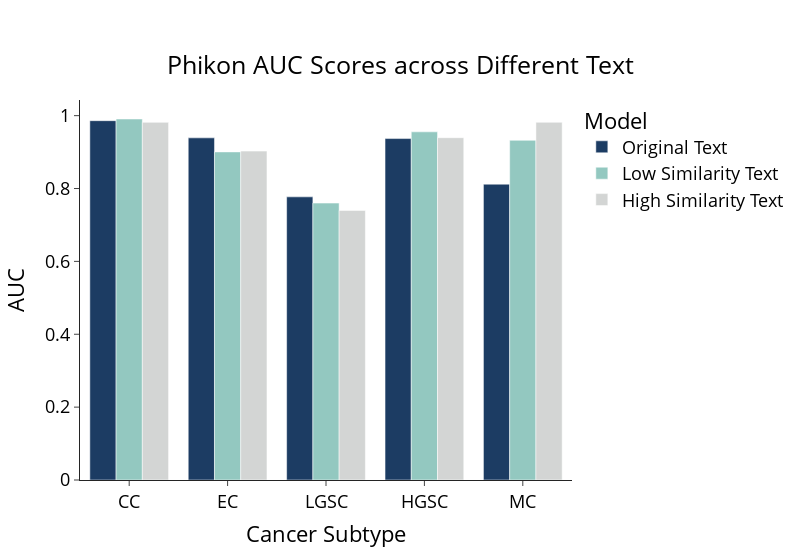

Notebook code for this chart:
### Code cell
plotdata_clip_low = pd.DataFrame({
    'Original Text': [0.9862, 0.9390, 0.7771, 0.9371, 0.8119],
    'Low Similarity Text': [0.9908, 0.9005, 0.7600, 0.9556, 0.9323],
    'High Similarity Text': [0.9816, 0.9027, 0.7400, 0.9395, 0.9818]},
    index=['CC', 'EC', 'LGSC', 'HGSC', 'MC'])

plotdata_melted = plotdata_clip_low.reset_index().melt(id_vars=['index'], var_name='Model', value_name='AUC')

# Create a grouped bar chart
custom_colors = ['#1c3c63', '#93c8c0', '#d3d5d4']
fig = px.bar(plotdata_melted, x='index', y='AUC', color='Model', barmode='group',
             title='Phikon AUC Scores across Different Text',
             labels={'index': 'Cancer Subtype'},
             color_discrete_sequence=custom_colors)

fig.update_layout(
    title={
        'text': 'Phikon AUC Scores across Different Text',
        'y': 0.9,  # You can adjust the y-position to move the title up or down
        'x': 0.5,  # x=0.5 centers the title
        'xanchor': 'center',  # ensures that the x-position is the center of the title
        'yanchor': 'top'  # ensures that the y-position is the top of the title
    },
    width=800
)

# Show the plot
fig.show()
fig.write_image("DiffSimilarity_AUC.png")

### Figure 1 — Plotly figure (JSON) as saved in the notebook; plotly's stock layout.template omitted (floating-point values rounded to 4 significant figures)
{"data": [{"alignmentgroup": "True", "hovertemplate": "Model=Original Text<br>Cancer Subtype=%{x}<br>AUC=%{y}<extra></extra>", "legendgroup": "Original Text", "marker": {"color": "#1c3c63", "pattern": {"shape": ""}}, "name": "Original Text", "offsetgroup": "Original Text", "orientation": "v", "showlegend": true, "textposition": "auto", "type": "bar", "x": ["CC", "EC", "LGSC", "HGSC", "MC"], "xaxis": "x", "y": [0.9862, 0.939, 0.7771, 0.9371, 0.8119], "yaxis": "y"}, {"alignmentgroup": "True", "hovertemplate": "Model=Low Similarity Text<br>Cancer Subtype=%{x}<br>AUC=%{y}<extra></extra>", "legendgroup": "Low Similarity Text", "marker": {"color": "#93c8c0", "pattern": {"shape": ""}}, "name": "Low Similarity Text", "offsetgroup": "Low Similarity Text", "orientation": "v", "showlegend": true, "textposition": "auto", "type": "bar", "x": ["CC", "EC", "LGSC", "HGSC", "MC"], "xaxis": "x", "y": [0.9908, 0.9005, 0.76, 0.9556, 0.9323], "yaxis": "y"}, {"alignmentgroup": "True", "hovertemplate": "Model=High Similarity Text<br>Cancer Subtype=%{x}<br>AUC=%{y}<extra></extra>", "legendgroup": "High Similarity Text", "marker": {"color": "#d3d5d4", "pattern": {"shape": ""}}, "name": "High Similarity Text", "offsetgroup": "High Similarity Text", "orientation": "v", "showlegend": true, "textposition": "auto", "type": "bar", "x": ["CC", "EC", "LGSC", "HGSC", "MC"], "xaxis": "x", "y": [0.9816, 0.9027, 0.74, 0.9395, 0.9818], "yaxis": "y"}], "layout": {"barmode": "group", "legend": {"title": {"text": "Model"}, "tracegroupgap": 0}, "title": {"text": "Phikon AUC Scores across Different Text", "x": 0.5, "xanchor": "center", "y": 0.9, "yanchor": "top"}, "width": 800, "xaxis": {"anchor": "y", "domain": [0, 1], "title": {"text": "Cancer Subtype"}}, "yaxis": {"anchor": "x", "domain": [0, 1], "title": {"text": "AUC"}}}}
